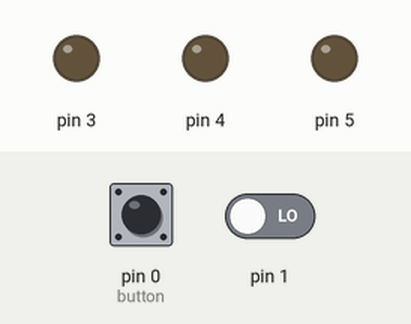
This sketch was run on a simulated Arduino Uno, built with avr-gcc and run on an emulated ATmega328P. Shown: output pins drawn as LEDs (lit = HIGH). The test bench sets the inputs (shaded band); at power-on: pin 0 (button) LOW, pin 1 LOW.

Above: at 1.2 s.
1.3 s: pin 0 (button) pulled HIGH for 3.2 s
At 1.7 s:
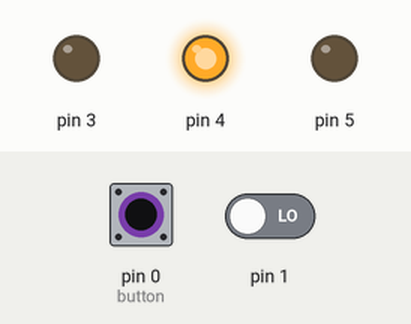
At 4.4 s:
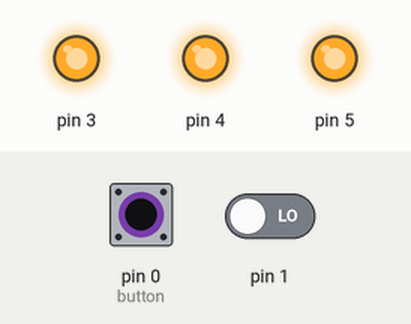
Timing chart, 0 to 5.9 s (numbered marks = the images above; inputs shaded):
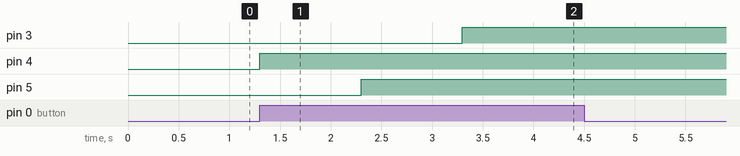

The sketch:

anmol.ino
```cpp
int button = 0;
int x =0;

void setup()
{
  pinMode(3, OUTPUT);
  pinMode(4, OUTPUT);
  pinMode(5, OUTPUT);
  pinMode(9, INPUT);
}

void loop()
{
  button = digitalRead(button);
  if(button == HIGH)
  {
   x=x+2;
  }
  if(x==2)
  {
  digitalWrite(4 , HIGH);
  delay(500);

  }
  if(x==4)
  {
  digitalWrite(5 , HIGH);
  delay(500);

  }
  if(x==6)
  {
  digitalWrite(3 , HIGH);
  delay(500);

  }

}
```

Measured:
- after the input at 1.3 s, pin 3: LOW → HIGH after 2.0 s; pin 4: LOW → HIGH at once; pin 5: LOW → HIGH after 1.0 s
